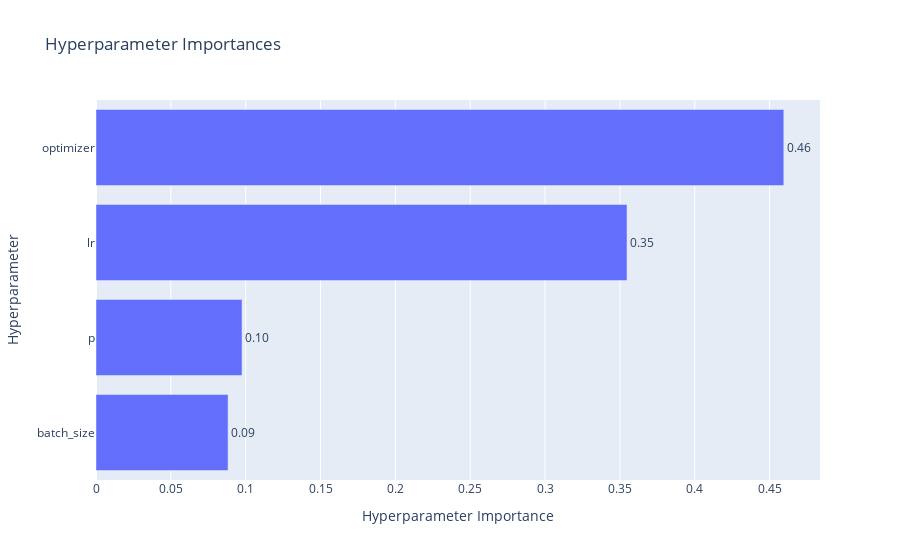

Notebook code for this chart:
### Markdown cell above
After we've finished with Optuna search, we can analyze some of the results:
1. We can see what are the most contributing hyperparameters for our model improvement.
2. We can visualize the distribution map of our objective (model accuracy) over different types of hyperparameters.

### Code cell
optuna.visualization.plot_param_importances(study)

### Figure 1 — Plotly figure (JSON) as saved in the notebook; plotly's stock layout.template omitted (floating-point values rounded to 4 significant figures)
{"data": [{"cliponaxis": false, "hovertemplate": ["batch_size (IntDistribution): 0.08823504361612121<extra></extra>", "p (FloatDistribution): 0.09754756770741305<extra></extra>", "lr (FloatDistribution): 0.35473109943919134<extra></extra>", "optimizer (CategoricalDistribution): 0.4594862892372744<extra></extra>"], "name": "Objective Value", "orientation": "h", "text": ["0.09", "0.10", "0.35", "0.46"], "textposition": "outside", "x": [0.08824, 0.09755, 0.3547, 0.4595], "y": ["batch_size", "p", "lr", "optimizer"], "type": "bar"}], "layout": {"title": {"text": "Hyperparameter Importances"}, "xaxis": {"title": {"text": "Hyperparameter Importance"}}, "yaxis": {"title": {"text": "Hyperparameter"}}}}
